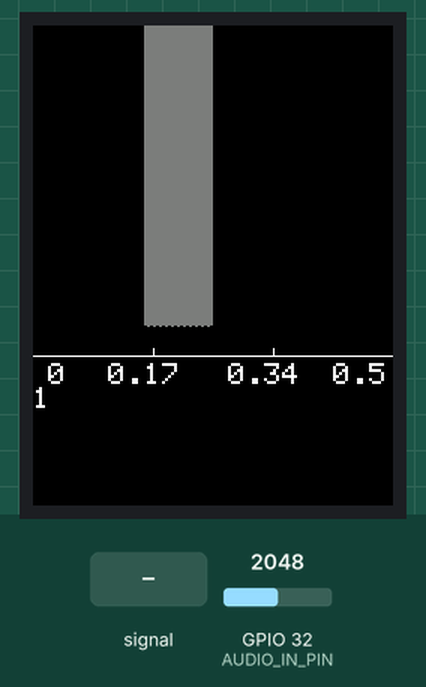
The sketch below on a simulated ESP32. On the bench: 240×320 colour display. The inputs (shaded band) are chosen by the test bench; at power-on: GPIO 32 (AUDIO_IN_PIN) = 2048.

Above: at 1.4 s.
1.5 s: GPIO 32 (AUDIO_IN_PIN) fed a 200 Hz sine of ±327 counts around its level
At 2.48 s:
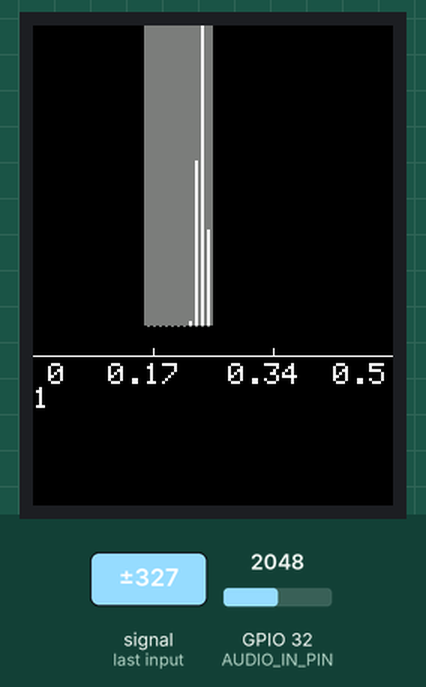
3.1 s: GPIO 32 (AUDIO_IN_PIN) fed a 1000 Hz sine of ±1023 counts around its level
At 4.2 s:
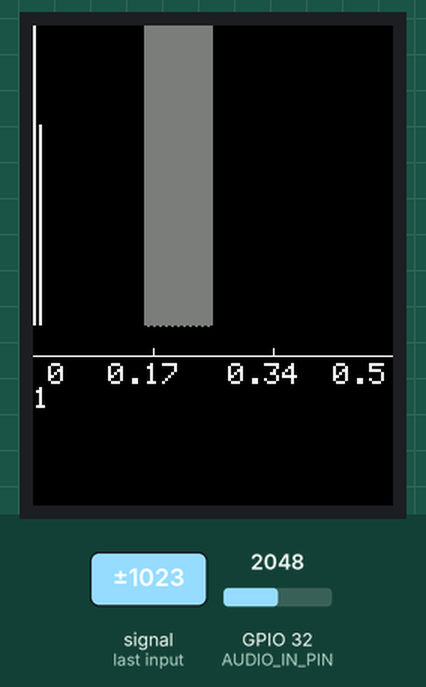
4.9 s: GPIO 32 (AUDIO_IN_PIN) set to 2866
6.4 s: GPIO 32 (AUDIO_IN_PIN) set to 3603
At 6.68 s:
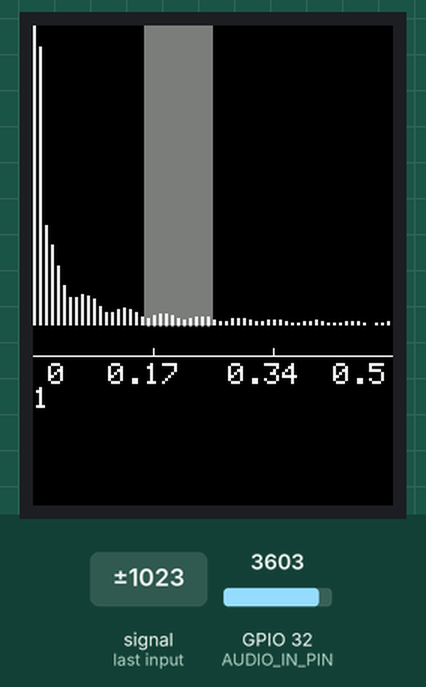
Timing chart, 0 to 9.2 s (numbered marks = the images above; inputs shaded):
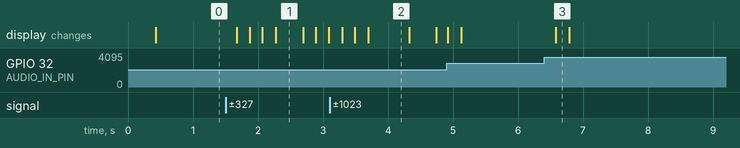

The sketch:

FFT-esp32.ino
```cpp
#include <SPI.h>
#include <TFT_eSPI.h>
#include "arduinoFFT.h"

TFT_eSPI tft = TFT_eSPI();

#define SAMPLES         1024          // Must be a power of 2
// #define SAMPLING_FREQ   4096         // Hz, must be 40000 or less due to ADC conversion time. Determines maximum frequency that can be analysed by the FFT Fmax=sampleF/2.
#define SAMPLING_FREQ   8192         // Hz, must be 40000 or less due to ADC conversion time. Determines maximum frequency that can be analysed by the FFT Fmax=sampleF/2.
#define AMPLITUDE       1000          // Depending on your audio source level, you may need to alter this value. Can be used as a 'sensitivity' control.
#define AUDIO_IN_PIN    32            // Signal in on this pin
#define NOISE           500           // Used as a crude noise filter, values below this are ignored
#define NUM_BANDS       60
#define START_FQ        145
#define FINISH_FQ       245


unsigned int sampling_period_us;
double vReal[SAMPLES];
double vImag[SAMPLES];
unsigned long newTime;

ArduinoFFT<double> FFT = ArduinoFFT<double>(vReal, vImag, SAMPLES, SAMPLING_FREQ);


int savedValue = 0;
int countSamples = 0;
int bandSamples = 0;
int startBand = 0;
int finishBand = 0;


void setup() {
  Serial.begin(115200);

  tft.init();
  tft.fillScreen(TFT_BLACK);
  tft.setTextSize(2);


  int factor = 16;
  sampling_period_us = round(1000000 * (1.0 / SAMPLING_FREQ));

  countSamples = SAMPLES / factor;             // реальное количество частот
  bandSamples = countSamples / NUM_BANDS; // целое значение количества семплов в графическом столбце.
  countSamples = bandSamples * NUM_BANDS; // приведенное к целому отображаемое количество частот (кратно количеству графических столбцов)
  // последний семпл соответствует частоте FREQ_MAX = (SAMPLING_FREQ / 2), Гц
  // значит каждый семпл vReal[i] содержит полосу шириной ONE_SAMPLE_FREQ = FREQ_MAX / countSamples, Гц
  // каждая графическая полоса содержит частотную полосу шириной ONE_BAND_FREQ = ONE_SAMPLE_FREQ * bandSamples, Гц
  // значит значение START_FQ будет находится в полосе №: START_BAND = START_FQ / ONE_BAND_FREQ;
  // а значение FINISH_FQ - в полосе №: FINISH_BAND = FINISH_FQ / ONE_BAND_FREQ;
  int freqMax = SAMPLING_FREQ / factor;
  int oneSampleFreq = freqMax / countSamples;
  int oneBandFreq = oneSampleFreq * bandSamples;
  startBand = START_FQ / oneBandFreq;
  finishBand = FINISH_FQ / oneBandFreq;

  tft.setCursor(10, 225);  tft.println(0);
  tft.setCursor(50, 225);  tft.println((float)freqMax/3000);
  tft.setCursor(130, 225);  tft.println((float)freqMax/1500);
  tft.setCursor(200, 225);  tft.println((float)freqMax/1000);

  tft.drawLine(0,220,240,220,TFT_WHITE);
  tft.drawLine(80,220, 80,215,TFT_WHITE);
  tft.drawLine(160,220, 160,215,TFT_WHITE);
  tft.fillRect(startBand * 4, 0, (finishBand - startBand) * 4 , 200 ,TFT_DARKGREY);
}


// ==============================================
void loop() {

  // Sample the audio pin
  for (int i = 0; i < SAMPLES; i++) {
    newTime = micros();
    vReal[i] = analogRead(AUDIO_IN_PIN); // A conversion takes about 43.48uS on an ESP32
    vImag[i] = 0;
    while ((micros() - newTime) < sampling_period_us) { /* chill */ }
  }

  // Compute FFT
  FFT.dcRemoval();
  FFT.windowing(FFT_WIN_TYP_HAMMING, FFT_FORWARD);
  FFT.compute(FFT_FORWARD);
  FFT.complexToMagnitude();


  int maxValue = 0;

  for(int i = 0; i < (countSamples); i++){
    if((int)vReal[i] < NOISE){ vReal[i] = 0; }
    if((int)vReal[i] > maxValue){maxValue = (int)vReal[i];}
  }

  int curSample = 0;

  for (int i = 0; i < NUM_BANDS; i++){
    int sampleValue = 0;
    for(int k=0; k < bandSamples; k++){
      sampleValue = sampleValue + vReal[curSample];
      curSample++;
    }
    sampleValue = sampleValue / bandSamples;
    sampleValue = map(sampleValue, 0, maxValue, 0, 200);

    tft.fillRect(i*4, 200 - sampleValue, 2, sampleValue, TFT_WHITE);

    if(i > startBand && i < finishBand){
      tft.fillRect(i*4, 0, 2, 200 - sampleValue, TFT_DARKGREY);
      }
    else{
      tft.fillRect(i*4, 0, 2, 200 - sampleValue, TFT_BLACK);
      }
  }

}
```

Measured:
- after the input at 1.5 s, the display: first changes after 0.17 s (image 1 shows a later state)
- after the input at 6.4 s, the display: changes after 0.18 s (image 3)
- what the display in image 2 shows lasts 0.6 s, from 3.7 s to 4.3 s
